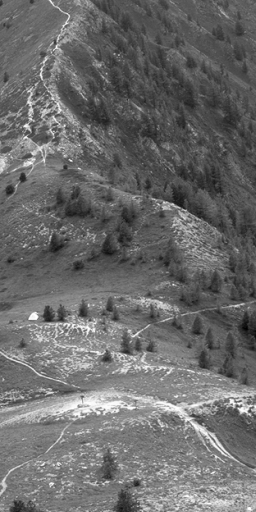
#> input picture Homework3/imgpca/n9.jpg, 256 x 512 px
$ jupyter execute --allow-errors ex-03.ipynb   (shell and % lines are left out)   (older library calls are emulated)
#> lines starting #> are read from the running program, lines starting #| are printed output that depends on the picture
# PCA: data compression and online learning

This problem sheet explores applications of batch and online PCA. The first exercise shows
how (batch) PCA can be used for compressing data. The second exercise demonstrates how the
first principal direction can be found with a simple iterative algorithm (Oja's Rule) and the third
exercise applies it to online-learning.

[cell 1]
import numpy as np
import matplotlib.pyplot as plt
import matplotlib.cm as cm
import matplotlib.gridspec as gridspec
from PIL import Image
import pandas as pd

## 3.1 Data compression (3 points)
Choose a portion of an arbitrary image from the image database (`imgpca.zip` – used also on
the previous exercise sheet) and reconstruct it using only the first $n$ PCs for $n \in \{1, 2, 4, 8, 16, 100\}$.
To this end,

1. take a subportion of e.g. $160 \times 320$ pixels of the chosen image and partition it into $10 \times 20$ tiles.
2. Calculate the PCs for this small dataset
3. Reconstruct the tiles using only the first $n$ components
4.  After reconstructing the tiles, stitch them back together and plot the reconstructed image. Compute the squared error between the reconstruction and the original image.
5. Using the PCs from this image, reconstruct an image region of the same size from a different picture.

[cell 2]
# (a)
img = Image.open("imgpca/n9.jpg")
#> img is the input picture: PIL image 256x512 L; min 0, max 255, mean 107.3
matrix = []
for y in xrange(16):
    for x in xrange(16):
        matrix.append(list(img.crop((x*10,y*20,x*10+10,y*20+20)).getdata()))
#> after the loop, matrix = 256 items
matrix = np.array(matrix)
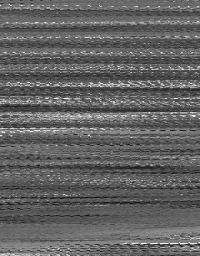
#> matrix: shape (256, 200) int64; min 15, max 255, mean 98.1

def reconstruct_pixels(tiles):
    pixels = np.empty((320,160))
    for y in xrange(16):
        for x in xrange(16):
            tile = np.reshape(tiles[16*y+x], (-1,10))
            pixels[y*20:y*20+20,x*10:x*10+10] = tile
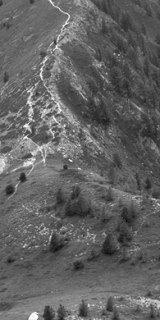
#> pixels: shape (320, 160) float64; min 15, max 255, mean 98.1
    return pixels

fig, ax = plt.subplots(figsize=(4,8))
ax = plt.imshow(reconstruct_pixels(matrix), cmap=cm.Greys_r, vmin=0, vmax=255)
plt.axis("off")
plt.show()
plt.close()
matrix_save = matrix

[cell 3]
# (b)
matrix = matrix_save.copy().astype(float)
p = 256
N = 200
matrix -= np.mean(matrix, axis=0)
cov = np.dot(matrix.T, matrix) / (p-1)
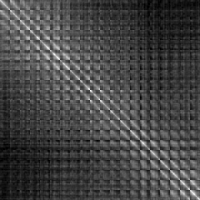
#> cov: shape (200, 200) float64; min 138, max 1095.1, mean 402.2; drawn with min black and max white
vals, vecs = np.linalg.eig(cov)
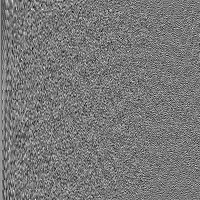
#> vecs: shape (200, 200) float64; min -0.285, max 0.317, mean 0.00033; drawn with min black and max white
#> vals = 200 values, max 81093.7 at index 0, min 0.249 at index 152, mean 831.7
# sort
idx = vals.argsort()[::-1]
#> idx = 200 values, max 199 at index 167, min 0 at index 0, mean 99.5
vals = vals[idx]
#> vals = 200 values, max 81093.7 at index 0, min 0.249 at index 199, mean 831.7
vecs = vecs[:,idx]
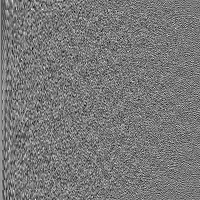
#> vecs: shape (200, 200) float64; min -0.285, max 0.317, mean 0.00033; drawn with min black and max white

[cell 4]
# (c)
pcs = [1,2,4,8,16,100,200]

def reconstruct_image(data, n) :
    re = np.zeros((p,N))
    for i in range(p) :
        x = data[i]
        for pc in range(n) :
            e = vecs[pc]
            a = np.dot(x.T,e)
            re[i] += a*e
        diff = (x -  re[i])
        error = (diff*diff).sum()
    return (re, error)

def normalize_image(data, re) :
    img_range = data.max()
    rmin = re.min()
    rmax = re.max()
    for i in range(p) :
        for j in range(N) :
            re[i][j] = img_range * (re[i][j] - rmin) / (rmax - rmin)

def create_reconstructed_matrixes_and_erros(data) :
    re_data = []
    errors = []
    # for each n
    for n in pcs :
        (re, error) = reconstruct_image(data, n)
        errors.append(error)
        normalize_image(data, re)
        re_data.append(re)
#> this loop made 7 passes
#> (error, rmin in normalize_image, rmax in normalize_image) on passes 1 to 7: (3006185.7, -50.65, 57.68), (3000989.6, -52.96, 49.25), (2974387.7, -62.84, 70.59), (2917494.2, -86.46, 125.4), (2732146, -128.2, 220.7), (1626443.9, -186.8, 364.9), (9.05e-18, 15, 255)
#> after the loop, errors = [3006185.7, 3000989.6, 2974387.7, 2917494.2, 2732146, 1626443.9, 9.05e-18]; re_data = 7 items
    return (re_data, errors)

matrix = matrix_save.copy().astype(float)
(re_matrices, errors) = create_reconstructed_matrixes_and_erros(matrix)
#> re_matrices = 7 items

[cell 5]
# (d)
def show_reconstruct_evolution(re_data, errors) :
    fig = plt.figure(figsize=(16, 16))
    ax = []
    images = []
    for i in range(len(re_data)) :
        a = fig.add_subplot(2,4,i+1)
        a.set_title("n="+str(pcs[i])+"\nerror="+"{0:.2f}".format(errors[i]))
        images.append(a.imshow(reconstruct_pixels(re_data[i]),
                               cmap = cm.Greys_r, vmin=0, vmax=255))
        ax.append(a)
        plt.axis('off')
#> this loop made 7 passes
#> after the loop, ax = 7 items; images = 7 items

    plt.axes(ax[0])
    plt.sci(images[0])

    plt.show()

show_reconstruct_evolution(re_matrices, errors)

[cell 6]
# (e)
img2 = Image.open("imgpca/b5.jpg")
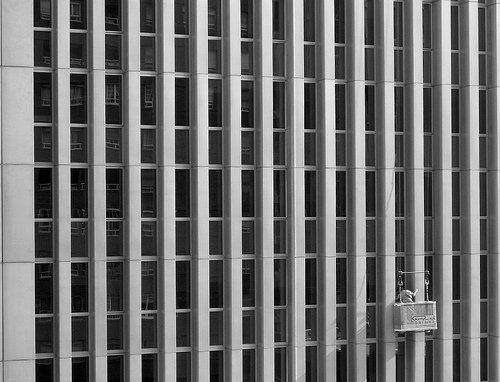
#> input picture Homework3/imgpca/b5.jpg, 500 x 382 px
#> img2 is the input picture: PIL image 500x382 L; min 0, max 255, mean 111.4
matrix2 = []
for y in range(16) :
    for x in range(16) :
        matrix2.append(list(img2.crop((x*10,y*20,x*10+10,y*20+20)).getdata()))
#> after the loop, matrix2 = 256 items
matrix2 = np.array(matrix2)
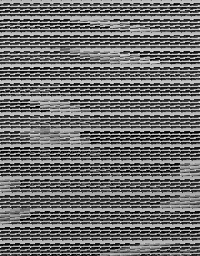
#> matrix2: shape (256, 200) int64; min 0, max 237, mean 109.8

(re_matrices2, errors2) = create_reconstructed_matrixes_and_erros(matrix2)
#> the loop in create_reconstructed_matrixes_and_erros (call 2), `for n in pcs :` made 7 passes
#> (error, rmin in normalize_image, rmax in normalize_image) on passes 1 to 7: (974900.1, -66.29, 75.5), (974868.1, -68.18, 62.19), (957014.5, -89.99, 84.49), (939571.4, -144.2, 140.1), (877300, -140.5, 245.6), (509685, -172.7, 364.4), (4.08e-18, -2.46e-10, 237)
#> pass 1, in create_reconstructed_matrixes_and_erros (call 2), `(re, error) = reconstruct_image(data, n)`:
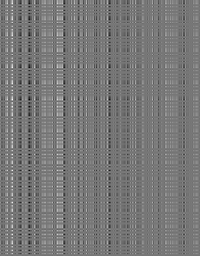
#> re: shape (256, 200) float64; min -66.29, max 75.5, mean 0.5; drawn with min black and max white
#> pass 3, in create_reconstructed_matrixes_and_erros (call 2), `(re, error) = reconstruct_image(data, n)`:
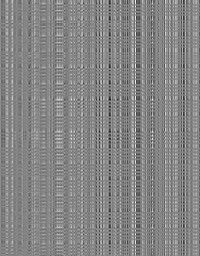
#> re: shape (256, 200) float64; min -89.99, max 84.49, mean 1.3; drawn with min black and max white
#> after the loop in create_reconstructed_matrixes_and_erros (call 2), `for n in pcs :`: errors = [974900.1, 974868.1, 957014.5, 939571.4, 877300, 509685, 4.08e-18]
#> re_matrices2 = 7 items; errors2 has the same summary as errors in create_reconstructed_matrixes_and_erros
show_reconstruct_evolution(re_matrices2, errors2)
#> the loop in show_reconstruct_evolution (call 2), `for i in range(len(re_data)) :` made 7 passes
#> in show_reconstruct_evolution (call 2), `plt.show()`:
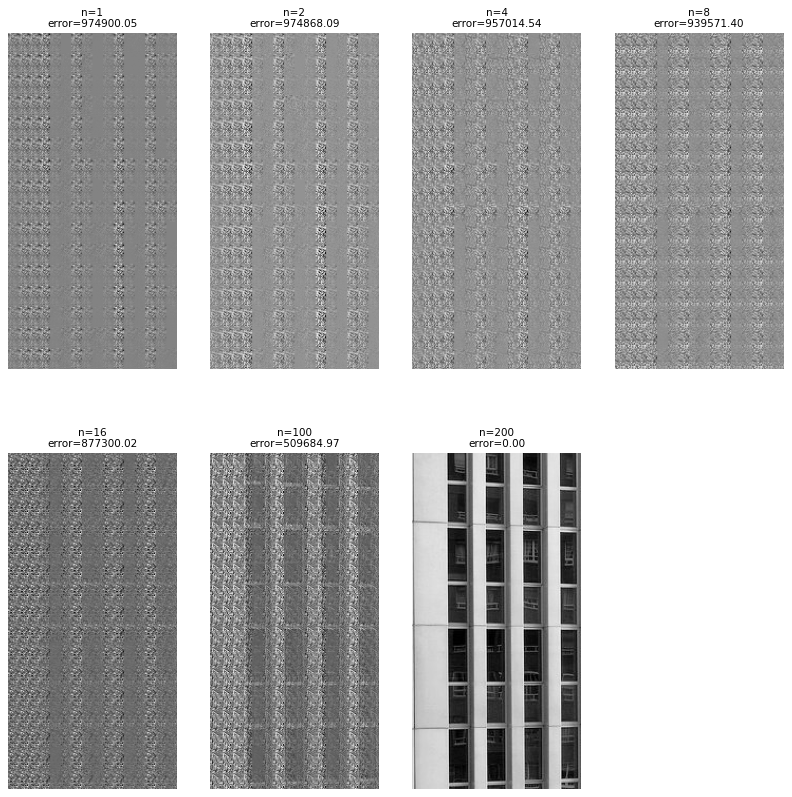
#> figure drawn by matplotlib, 7 panels
